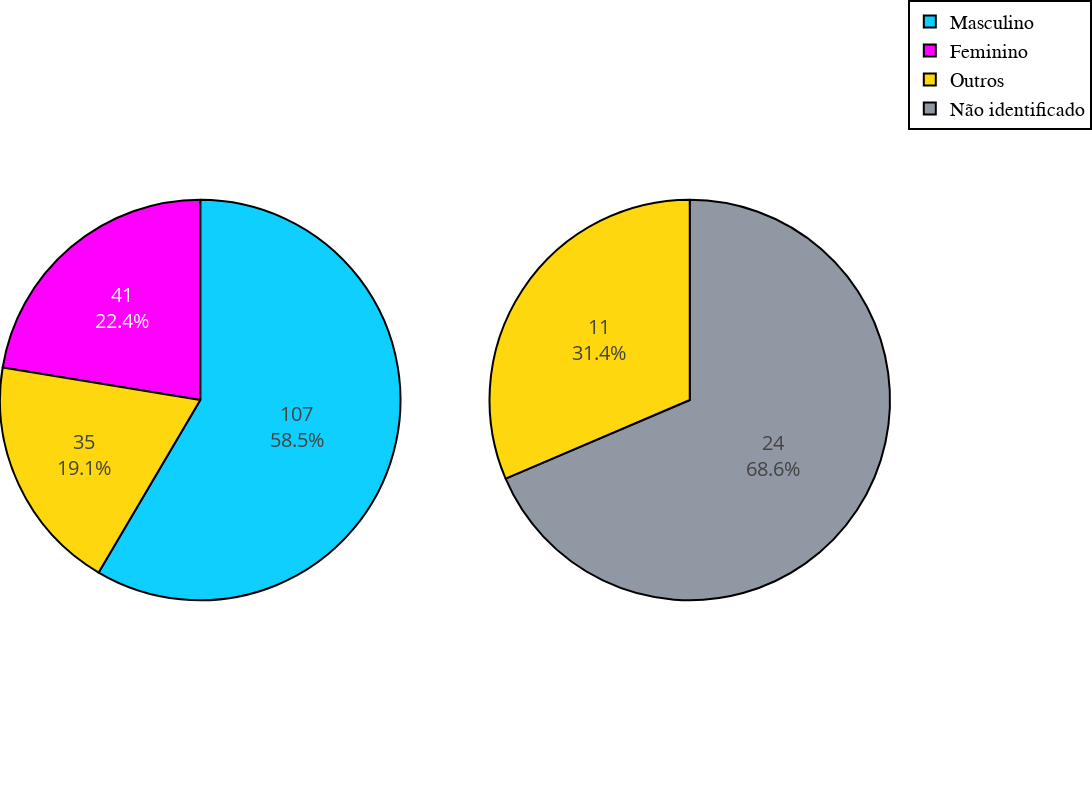

Notebook code cell kept with this figure:
### Code cell
# Pega a primeira coluna da df
q1 = df.iloc[:, 0]

# Separa as respostas em Masculino, Feminino e Outros
q1_m = q1[q1 == 'Masculino'].count()
q1_f = q1[q1 == 'Feminino'].count()
q1_o = q1[q1 == 'Outros'].count()

# Existe quem nao respondeu, então é "Não identificado"
q1_n = q1[q1 == 'Não identificado'].count()

# Cria labels para o gráfico
labels = ['Masculino', 'Feminino', 'Outros']
labels_2 = ['Outros', 'Não identificado']

# Cria um fig subplots com 1 linha e 2 colunas
fig = make_subplots(rows=1, cols=2, specs=[[{'type':'domain'}, {'type':'domain'}]])

# Adiciona um gráfico de pizza na primeira coluna com os valores gerais
fig.add_trace(go.Pie(labels=labels, values=[q1_m, q1_f, q1_o + q1_n], 
                     textinfo='percent'+', value', insidetextorientation='auto' , textfont_size=20,
                     marker=dict(line=dict(color='black', width=2))),
                     1, 1)

# Adiciona cores ao gráfico
fig.update_traces(marker_colors=[cores.azul, cores.rosa, cores.amarelo], row=1, col=1)

# Adiciona um gráfico de pizza na segunda coluna com os outros e os não identificados
fig.add_trace(go.Pie(labels=labels_2, values=[q1_o, q1_n],
                    textinfo='percent'+', value', insidetextorientation='auto' , textfont_size=20,
                    marker=dict(line=dict(color='black', width=2))),
                    1, 2)

# Adiciona cores ao gráfico
fig.update_traces(marker_colors=[cores.amarelo, cores.cinza], row=1, col=2)


# Atualiza o layout do gráfico
fig.update_layout(
    
    # Configurações do gráfico
    
    # Configura o título
    title=dict(
        font=dict(
            family='Arial',
            size=30,
            color='black'
        ),
        x=0.5
    ),
     
    autosize=False,
    width=1400,
    height=800,
    
    # Configura a legenda
    legend=dict(
        traceorder='normal',
        font=dict(
            family='sans-serif',
            size=20,
            color='black'
        ),
        bordercolor='Black',
        borderwidth=2
    ),
    
    # Padding para tirar o espaço em branco em volta do gráfico
    margin=dict(l=0, r=0, t=0, b=0)
)

# Printa o gráfico
fig.show()

### Figure 1 — Plotly figure (JSON) as saved in the notebook; plotly's stock layout.template omitted (floating-point values rounded to 4 significant figures)
{"data": [{"domain": {"x": [0, 0.45], "y": [0, 1]}, "insidetextorientation": "auto", "labels": ["Masculino", "Feminino", "Outros"], "marker": {"colors": ["#0fcfff", "#ff00ff", "#ffd70f"], "line": {"color": "black", "width": 2}}, "textfont": {"size": 20}, "textinfo": "percent+value", "type": "pie", "values": [107, 41, 35]}, {"domain": {"x": [0.55, 1], "y": [0, 1]}, "insidetextorientation": "auto", "labels": ["Outros", "Não identificado"], "marker": {"colors": ["#ffd70f", "#9098a3"], "line": {"color": "black", "width": 2}}, "textfont": {"size": 20}, "textinfo": "percent+value", "type": "pie", "values": [11, 24]}], "layout": {"autosize": false, "height": 800, "legend": {"bordercolor": "Black", "borderwidth": 2, "font": {"color": "black", "family": "sans-serif", "size": 20}, "traceorder": "normal"}, "margin": {"b": 0, "l": 0, "r": 0, "t": 0}, "title": {"font": {"color": "black", "family": "Arial", "size": 30}, "x": 0.5}, "width": 1400}}
